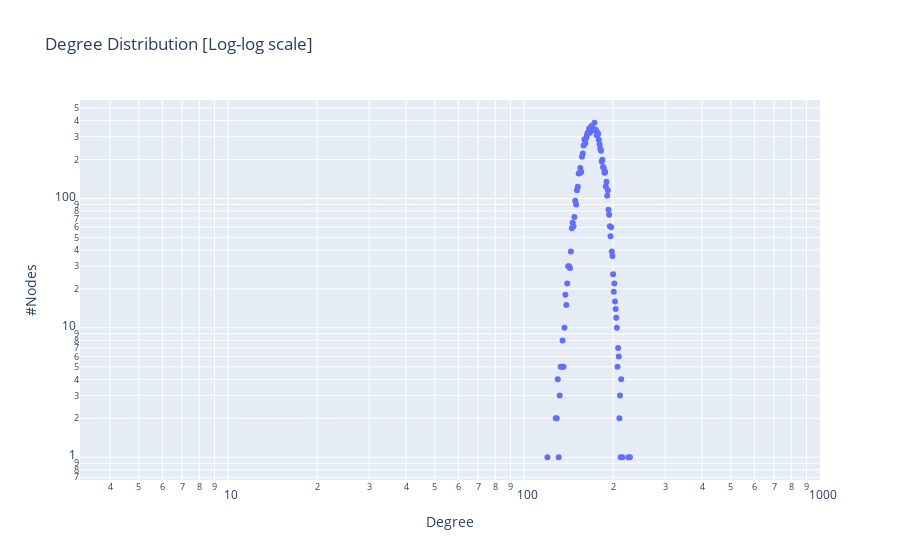

The notebook cell saved with this chart:
### Code cell
#degree distribution

#logaritmic-scale plot
fig02 = px.scatter(DegFreqER, x="Degree Value", y="Node Frequency", title = 'Degree Distribution [Log-log scale]', log_x = True, log_y = True)
fig02.update_layout(xaxis_title="Degree",  yaxis_title="#Nodes")
fig02.update_xaxes(
    range=[0.5, 3],  # sets the range of xaxis
)
fig02.show()

### Figure 1 — Plotly figure (JSON) as saved in the notebook; plotly's stock layout.template omitted (floating-point values rounded to 4 significant figures; data arrays with more than 128 entries replaced by an {"elided": "..."} marker saying what was removed)
{"data": [{"hovertemplate": "Degree Value=%{x}<br>Node Frequency=%{y}<extra></extra>", "legendgroup": "", "marker": {"color": "#636efa", "symbol": "circle"}, "mode": "markers", "name": "", "orientation": "v", "showlegend": false, "x": {"elided": "229 int values"}, "xaxis": "x", "y": {"elided": "229 int values"}, "yaxis": "y", "type": "scatter"}], "layout": {"xaxis": {"anchor": "y", "domain": [0.0, 1.0], "title": {"text": "Degree"}, "type": "log", "range": [0.5, 3]}, "yaxis": {"anchor": "x", "domain": [0.0, 1.0], "title": {"text": "#Nodes"}, "type": "log"}, "legend": {"tracegroupgap": 0}, "title": {"text": "Degree Distribution [Log-log scale]"}}}
